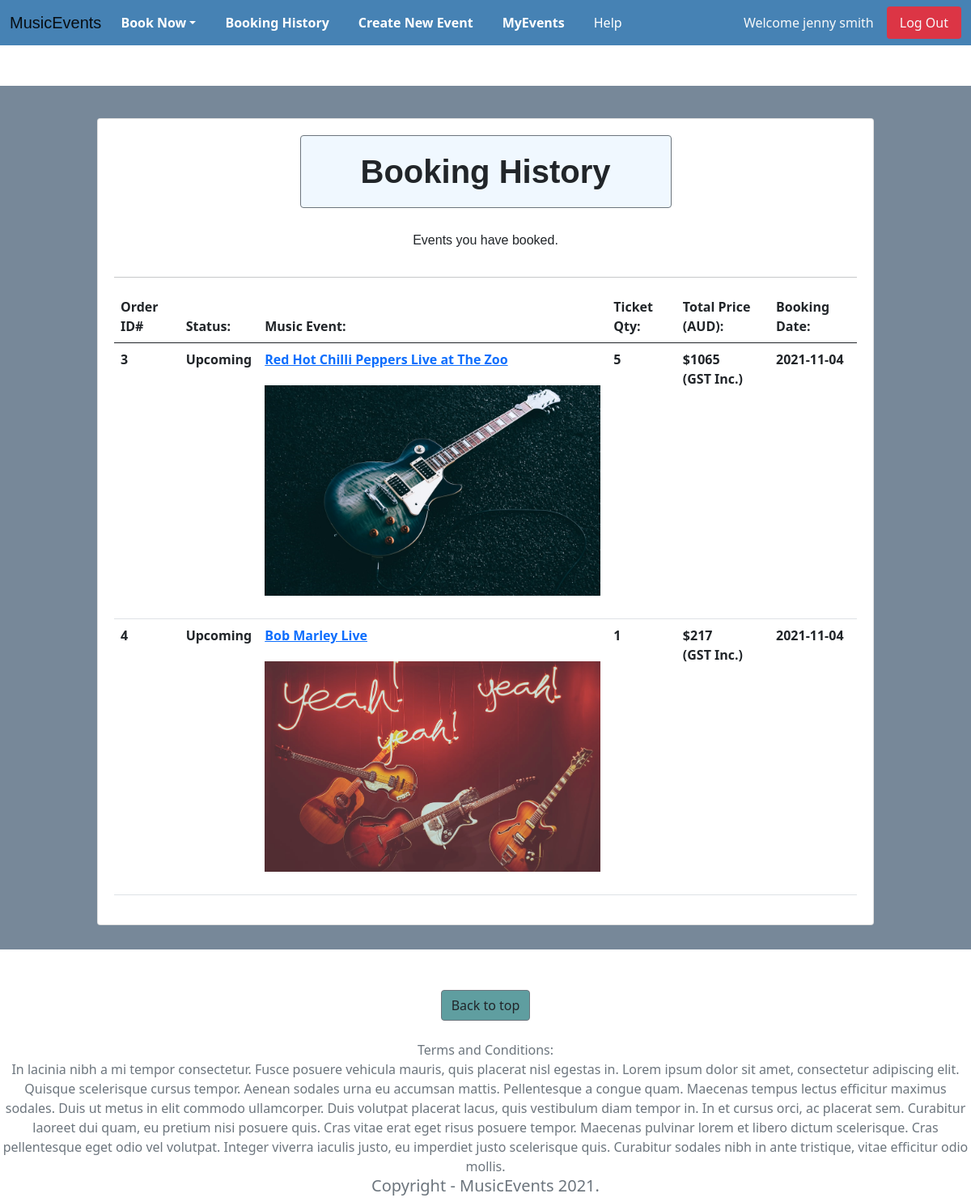
The app's page /events/booking_history (signed in) with its own data.
### website/models.py (models this page shows, shortened)
class User(db.Model, UserMixin):
    __tablename__='users' # good practice to specify table name
    id = db.Column(db.Integer, primary_key=True)
    name = db.Column(db.String(100), index=True)
    emailid = db.Column(db.String(100), index=True, nullable=False, unique = True)
    contact_number = db.Column(db.Integer)
    address = db.Column(db.String(255))
    password_hash = db.Column(db.String(255), nullable=False)
    comments = db.relationship('Comment', backref='user')
    booking = db.relationship('Booking', backref='user')
    event = db.relationship('Event', backref='user')

class Booking(db.Model):
    __tablename__ = 'booking'
    booking_Id = db.Column(db.Integer, primary_key=True)
    booking_date = db.Column(db.Date, default=datetime.now())
    price = db.Column(db.Integer)
    quantity = db.Column(db.Integer, default = 1)
    user_id = db.Column(db.Integer, db.ForeignKey('users.id'))
    events_id = db.Column(db.Integer, db.ForeignKey('events.id'))

class Event_Status(db.Model):
    __tablename__ = 'event_status'
    events_id = db.Column(db.Integer, db.ForeignKey('events.id'), primary_key=True )
    status = db.Column(db.String(10))
    def __repr__(self):
        return "{}".format(self.status)

class Event(db.Model):
    __tablename__ = 'events'
    id = db.Column(db.Integer, primary_key=True)
    name = db.Column(db.String(80))
    artist = db.Column(db.String(80))
    date = db.Column(db.DateTime(20))
    venue = db.Column(db.String(80))
    venue_address = db.Column(db.String(255))
    city = db.Column(db.String(60))
    state = db.Column(db.String(10))
    zipcode = db.Column(db.Integer)
    category = db.Column(db.String(20))
    ages = db.Column(db.String(20))
    description = db.Column(db.String(2000))
    price = (db.Column(db.Integer))
    quota = db.Column(db.Integer, default = 1)
    image = db.Column(db.String(400))
    owner = db.Column(db.Integer, db.ForeignKey('users.id'))
    comments = db.relationship('Comment', backref='events')
    booking = db.relationship('Booking', backref='events')
    status = db.relationship('Event_Status', backref ='events')

### website/events.py (the view)
@bp.route('/booking_history', methods = ['GET', 'POST'])
@login_required
def booking_history():
  records = db.session.query(Booking, Event).filter(Booking.events_id == Event.id).filter_by(user_id=current_user.id)
  return render_template('events/booking_history.html', records = records)

### website/templates/events/booking_history.html (shortened to what this page needs)
{% extends 'base.html' %}
{% import "bootstrap/wtf.html" as wtf %}
{% block content %}
<div class="container-fluid backgroundCustom  margin4">
    <div class = "row pad ">
      <div class=" card center pad margintop" style="width: 60rem;">
        <h1 class = "text-center pad changeFont card backgroundCustom2 center border-secondary"><strong>Booking History</strong></h1>
        {% if records[0]|length >0 %}
        <h6 class = "text-center changeFont pad">Events you have booked.</h6>
        {% endif  %}
        <hr>
        <div class="col-sm-12 col-md-12 col-lg-12">
          <div class="table-responsive-xl">
            <table class="table">
              <thead>
                <tr>
                  <th scope="col"><b>Order ID#</b></th>
                  <th scope="col"><b>Status:</b></th>
                  <th scope="col"><b>Music Event:</b></th>
                  <th scope="col"><b>Ticket Qty:</b></th>
                  <th scope="col"><b>Total Price (AUD):</b></th>
                  <th scope="col"><b>Booking Date:</b></th>
                </tr>
              </thead>
              <tbody>
                {% for record in records %}
                  <tr>
                      <th scope="row"><b>{{record[0].booking_Id}}</b></th>
                      <th scope="row">{{record[1].status[0]}}</th>
                      <th scope ="row"><a href="{{url_for('events.show', id=record[0].events_id)}}">{{record[1].name}}</a>
                        <img src="{{record[1].image}}" class="card-img-top pad" alt="Responsive image"></th>
                      <th scope="row">{{record[0].quantity}}</th>
                      <th scope="row">${{record[1].price * record[0].quantity}}<br>(GST Inc.)</br></th>
                      <th scope="row">{{record[0].booking_date}}</th>
                  </tr>
                {% endfor %}
              </tbody>
            </table>
          </div>
        </div>
      </div>
    </div>
</div>
<div class = "col text-center">
  <a href="#" class="btn text-center buttonCustom2 border-secondary">Back to top</a>
</div>
{% endblock %}

### website/templates/base.html (shortened to what this page needs)
<!DOCTYPE html>
<html>
    <head>
        <link href="https://cdn.jsdelivr.net/npm/bootstrap@5.1.0/dist/css/bootstrap.min.css" rel="stylesheet">
        <link rel="stylesheet" type="text/css" href="{{ url_for('static', filename='stylesheet/stylesheet.css') }}">
    </head>
    <body>
        <header>
            <nav class="navbar navbar-expand-lg navbar-light navbar-custom">
                <div class="container-fluid">
                    <a class="navbar-brand changeFont" href="/">MusicEvents</a>
                    <div class="collapse navbar-collapse" id="navbarSupportedContent">
                        <ul class="navbar-nav me-auto mb-2 mb-lg-0">
                        <li class="nav-item dropdown">
                            <a class="nav-link dropdown-toggle " href="#" id='CatBar' role="button" data-bs-toggle="dropdown" aria-expanded="false"><strong>Book Now</strong></a>
                        </li>
                        <li class="nav-item">
                            <a class="nav-link" href="{{ url_for('events.booking_history') }}" id = 'CatBar'><strong>Booking History</strong></a>
                        </li>
                        <li class="nav-item">
                            <a class="nav-link" href="{{ url_for('events.create') }}" id = 'CatBar'><strong>Create New Event</strong></a>
                        </li>
                        <li class="nav-item">
                            <a class="nav-link" href="{{ url_for('events.my_events') }}" id = 'CatBar'><strong>MyEvents</strong></a>
                        </li>
                        <li class="nav-item">
                            <a class="nav-link" href="/help" id = 'CatBar'>Help</a>
                        </li>
                        </ul>
                        <form class="d-flex">
                            {% if current_user.is_authenticated %}
                            <a class="nav-item nav-link  text-light disabled" href="#">Welcome {{current_user.name}}</a>
                            <a class="nav-item nav-link btn-danger text-light rounded " href="{{ url_for('auth.logout') }}">Log Out</a>
                            {% else %}
                            <a class="nav-item nav-link text-light margin3" href="{{ url_for('auth.register') }}">Register</a>
                            <a class="nav-item nav-link btn-primary text-light rounded" href="{{ url_for('auth.login') }}"><b>Log In</b></a>
                            {% endif %}
                        </form>
                    </div>
                </div>
            </nav>
        </header>
            {% block content %}
            {% endblock %}
    </body>
    <footer class=" text-center text-muted"> <br>Terms and Conditions: </br> In lacinia nibh a mi tempor consectetur. Fusce posuere vehicula mauris, quis
     placerat nisl egestas in. Lorem ipsum dolor sit amet, consectetur adipiscing elit. Quisque scelerisque cursus tempor. Aenean sodales urna eu accumsan mattis. Pellentesque a
      congue quam. Maecenas tempus lectus efficitur maximus sodales. Duis ut metus in elit commodo ullamcorper. Duis volutpat placerat lacus, quis vestibulum diam tempor in. In et cursus orci,
       ac placerat sem. Curabitur laoreet dui quam, eu pretium nisi posuere quis. Cras vitae erat eget risus posuere tempor. Maecenas pulvinar lorem et libero dictum scelerisque. Cras pellentesque
        eget odio vel volutpat. Integer viverra iaculis justo, eu imperdiet justo scelerisque quis. Curabitur sodales nibh in ante tristique, vitae efficitur odio mollis.
       <h6 class = "text-center lead">Copyright - MusicEvents 2021.</h6>
    </footer>
</html>

### website/static/stylesheet/stylesheet.css (style rules this page uses)
.card-img-top { width: 100%; height: 25vw; object-fit: cover; }
.card { margin: 0 auto; float: none; margin-bottom: 10px; margin-left: 30px; margin-right: 30px; padding: 10px 20px; }
li { margin-right: 20px; }
a#CatBar { color: white !important; }
h1 { padding: 40px; }
.center { display: block; margin-left: auto; margin-right: auto; width: 50%; }
.navbar-custom { background-color: #4682b4; }
.backgroundCustom { background-color: #778899; }
.buttonCustom2 { background-color:#5F9EA0; }
.pad { padding-top: 20px; padding-bottom: 20px; }
.margin4 { margin-top: 50px; margin-bottom: 50px; }
.changeFont { font-family: 'Lucida Sans', 'Lucida Sans Regular', 'Lucida Grande', 'Lucida Sans Unicode', Geneva, Verdana, sans-serif; }
.margintop { margin-top: 20px; }
.backgroundCustom2 { background-color:#F0F8FF; }

### records on screen
User: name "jenny smith"
Booking: booking_Id "3", status "Upcoming", name "Red Hot Chilli Peppers Live at The Zoo", image (picture), quantity "5", record[1].price*record[0].quantity "1065", booking_date "2021-11-04"
Booking: booking_Id "4", status "Upcoming", name "Bob Marley Live", image (picture), quantity "1", record[1].price*record[0].quantity "217", booking_date "2021-11-04"
